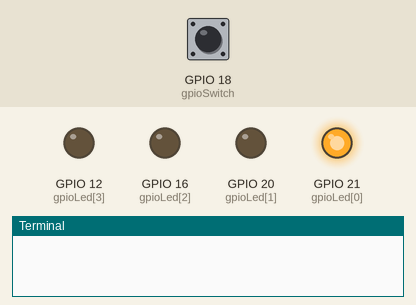
The program below on a simulated Raspberry Pi (BCM pin numbers). Parts: output pins drawn as LEDs (lit = HIGH), the last lines printed to the terminal. The test bench sets the inputs (shaded band); at power-on: GPIO 18 (gpioSwitch) LOW. At 5.0 s the program stops and its outputs stay as they are.

Above: at 0.1 s.
At 1.1 s:
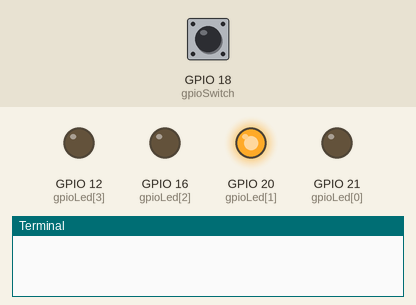
At 2.1 s:
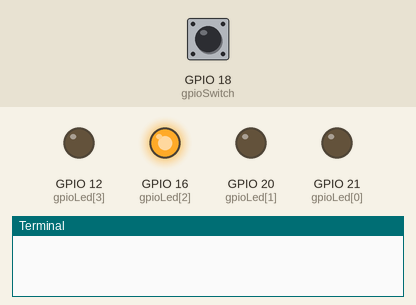
At 3.1 s:
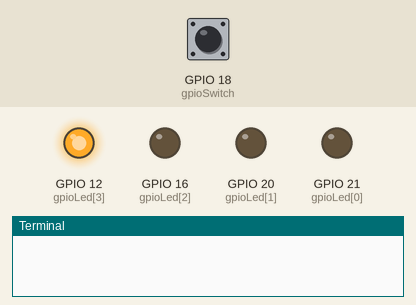
At 4.1 s:
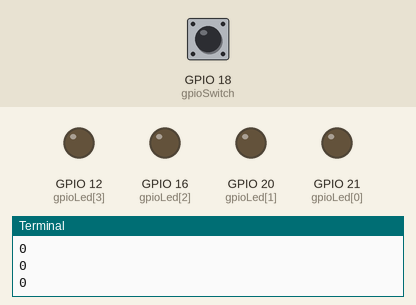
Timing chart, 0 to 5.6 s (numbered marks = the images above):
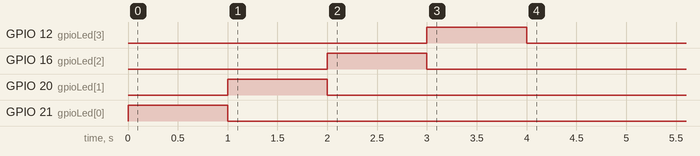

The program:

test.py
```python
#!/usr/bin/python
# coding: utf-8

# ------------------------
#   モジュールインポート
# ------------------------
# GPIOモジュールインポート
import RPi.GPIO as GPIO
# timeモジュールインポート
import time

# ----------------------------
#   GPIO番号の定義(GPIO番号)
# ----------------------------
# GPIOの番号の定義(LED)
gpioLed = (21, 20, 16, 12)

# GPIOの番号の定義(スイッチ)
gpioSwitch = 18

# ------------------
#   GPIOモード設定
# ------------------
# GPIO番号指定をBCM(GPIO番号)に設定
# ボードピン番号に設定する場合は GPIO.setmode(GPIO.BOARD)にする
GPIO.setmode(GPIO.BCM)

# GPIOの初期化(LED)
GPIO.setup(gpioLed, GPIO.OUT)

# GPIOの初期化(スイッチ)
GPIO.setup(gpioSwitch, GPIO.IN)

# -------------------------
#   LEDを配列の順番で点灯
# -------------------------
try:
    # 最初のLEDのGPIO番号を配列から取得して点灯させる
    # 点灯後は1秒間そのままにする
    currentLed = gpioLed[0]
    GPIO.output(currentLed, 1)
    time.sleep(1)

    # gpioLed配列の残りの要素を取得する
    restGpioLed = gpioLed[1:]

    # 残りの要素について順次点滅制御する
    for nextLed in restGpioLed:
        # 現在点灯しているLEDを消灯させる
        GPIO.output(currentLed, 0)
        # 次のLEDを点灯させる
        GPIO.output(nextLed, 1)
        # 点灯させたLEDのGPIO番号を現在のLED番号にする
        currentLed = nextLed
        # 1秒間そのままにする
        time.sleep(1)

    # 最後のLEDを消灯する
    GPIO.output(currentLed, 0)

    # ------------------------------------
    #   スイッチの状態を1秒ごとに3回表示
    # ------------------------------------
    for num in range(0, 3):
        print (GPIO.input(gpioSwitch))
    time.sleep(1)

# ---------------
#   GPIOリセット
# ---------------
finally:
    GPIO.cleanup()
```
